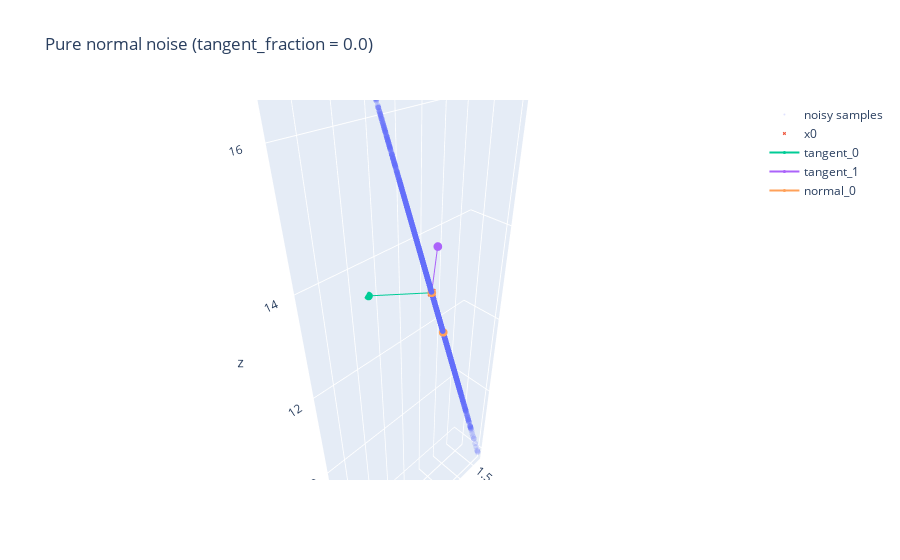
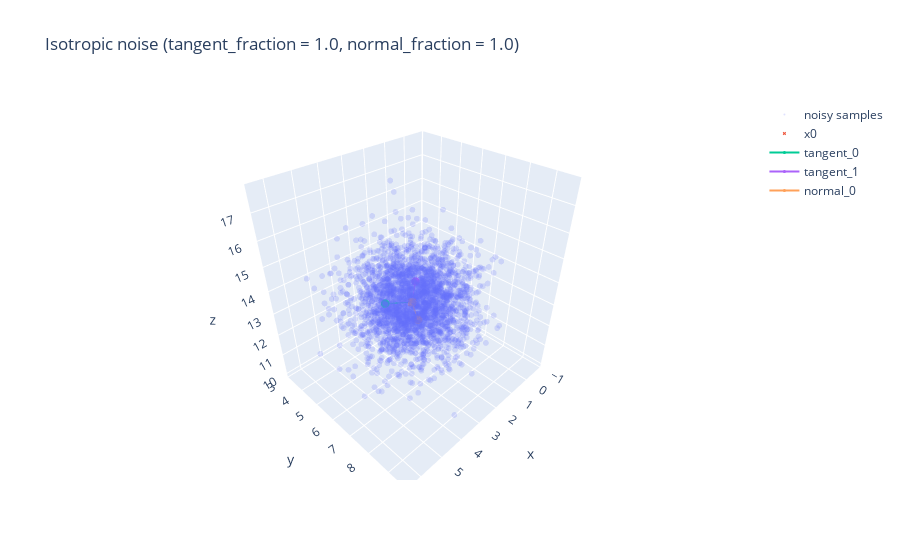
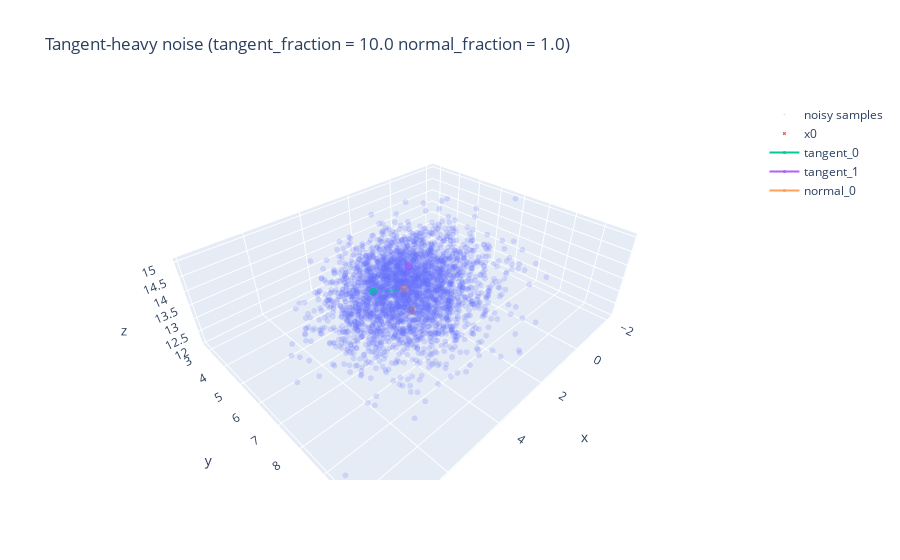
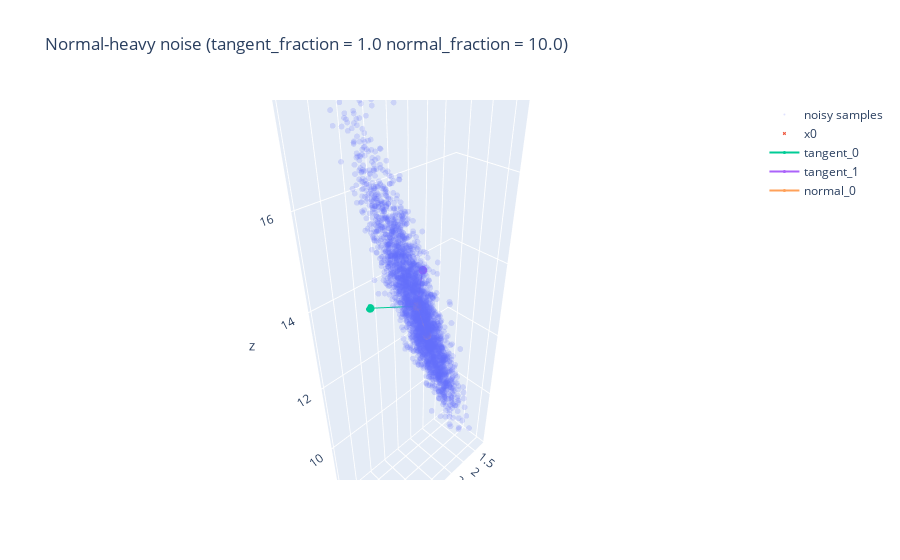

The code cell stored with these charts, in order, in its notebook:
### Markdown cell above
### Visualizing The Noise?

### Code cell
import numpy as np
import torch

import plotly.graph_objects as go

from src.generate_data import generate_dataset
from src.manifold_learning import estimate_tangent_normal_knn_pca
from src.diffusion import DiffusionExperiment

device = "cuda" if torch.cuda.is_available() else "cpu"
device

# Generate swiss roll data
data = generate_dataset(
    name="swiss_roll",
    n_samples=5000,
    embed_dim=3,
    noise_sigma=0.0,
    random_state=0,
)
X = data["X"]  # (N, 3)

# Estimate tangent/normal frames
frames = estimate_tangent_normal_knn_pca(
    X,
    intrinsic_dim=2,
    n_neighbors=32,
    include_self=True,
)

def build_exp(tangent_fraction, normal_fraction, mixed_noise=True):
    exp = DiffusionExperiment(
        X=X,
        local_frames=frames,
        tangent_fraction=tangent_fraction,
        normal_fraction=normal_fraction,
        mixed_noise=mixed_noise,
        num_timesteps=1000,
        batch_size=128,
        lr=1e-3,
        device=device,
    )
    return exp

def sample_noised_cloud(exp, point_idx, num_samples=2000):
    """
    exp: DiffusionExperiment
    point_idx: int, index in [0, N)
    num_samples: number of noisy samples to draw around that point
    """
    exp.model.eval()  # irrelevant for noiser, but fine

    idx = torch.tensor([point_idx], device=exp.device, dtype=torch.long)
    x0 = exp.X[idx]  # (1, D)

    all_noised = []

    for _ in range(num_samples):
        eps = exp.noiser(idx, x0)   # (1, D)
        x_noised = x0 + eps         # (1, D)
        all_noised.append(x_noised.detach().cpu().numpy())

    all_noised = np.concatenate(all_noised, axis=0)  # (num_samples, D)
    x0_np = x0.detach().cpu().numpy().reshape(-1)    # (D,)
    return x0_np, all_noised

def plot_noise_cloud_3d_plotly(x0, cloud, title=None):
    """
    x0: (3,) numpy array — the original point
    cloud: (num_samples, 3) — noised samples
    """
    fig = go.Figure()

    # noisy samples
    fig.add_trace(
        go.Scatter3d(
            x=cloud[:, 0],
            y=cloud[:, 1],
            z=cloud[:, 2],
            mode="markers",
            marker=dict(
                size=2,
                opacity=0.2,
            ),
            name="noisy samples",
        )
    )

    # original point
    fig.add_trace(
        go.Scatter3d(
            x=[x0[0]],
            y=[x0[1]],
            z=[x0[2]],
            mode="markers",
            marker=dict(
                size=6,
                symbol="star",
            ),
            name="x0",
        )
    )

    fig.update_layout(
        title=title or "Noise cloud",
        scene=dict(
            xaxis_title="x",
            yaxis_title="y",
            zaxis_title="z",
            aspectmode="data",
        ),
        showlegend=True,
    )

    fig.show()

def plot_noise_with_frames_plotly(exp, point_idx, cloud, title=None, scale=1.0):
    """
    exp: DiffusionExperiment
    point_idx: index of the point
    cloud: (num_samples, 3) numpy array
    scale: how long to draw the basis vectors
    """
    # get base point + frames
    idx = torch.tensor([point_idx], device=exp.device, dtype=torch.long)
    x0 = exp.X[idx].detach().cpu().numpy().reshape(-1)          # (3,)
    T = exp.tangent_bases[idx].detach().cpu().numpy()[0]        # (D, d_t)
    N = exp.normal_bases[idx].detach().cpu().numpy()[0]         # (D, d_n)

    fig = go.Figure()

    # noisy samples
    fig.add_trace(
        go.Scatter3d(
            x=cloud[:, 0],
            y=cloud[:, 1],
            z=cloud[:, 2],
            mode="markers",
            marker=dict(
                size=2,
                opacity=0.2,
            ),
            name="noisy samples",
        )
    )

    # base point
    fig.add_trace(
        go.Scatter3d(
            x=[x0[0]],
            y=[x0[1]],
            z=[x0[2]],
            mode="markers",
            marker=dict(
                size=3,
                symbol="x",
            ),
            name="x0",
        )
    )

    # tangent vectors (as line segments)
    for j in range(T.shape[1]):
        v = T[:, j] * scale
        fig.add_trace(
            go.Scatter3d(
                x=[x0[0], x0[0] + v[0]],
                y=[x0[1], x0[1] + v[1]],
                z=[x0[2], x0[2] + v[2]],
                mode="lines+markers",
                marker=dict(size=3),
                name=f"tangent_{j}",
            )
        )

    # normal vectors
    for j in range(N.shape[1]):
        v = N[:, j] * scale
        fig.add_trace(
            go.Scatter3d(
                x=[x0[0], x0[0] + v[0]],
                y=[x0[1], x0[1] + v[1]],
                z=[x0[2], x0[2] + v[2]],
                mode="lines+markers",
                marker=dict(size=3),
                name=f"normal_{j}",
            )
        )

    fig.update_layout(
        title=title or "Noise cloud with tangent/normal frames",
        scene=dict(
            xaxis_title="x",
            yaxis_title="y",
            zaxis_title="z",
            aspectmode="data",
        ),
        showlegend=True,
    )

    fig.show()
    
    # pick a single point on the swiss roll
point_idx = 1234  # or np.random.randint(0, X.shape[0])

# (a) pure normal noise: tangent_fraction = 0
exp_norm = build_exp(tangent_fraction=0.0, normal_fraction=1.0, mixed_noise=True)
x0_norm, cloud_norm = sample_noised_cloud(exp_norm, point_idx, num_samples=3000)
plot_noise_with_frames_plotly(
    exp_norm,
    point_idx,
    cloud_norm,
    title="Pure normal noise (tangent_fraction = 0.0)",
    scale=1.0,
)

# (b) isotropic: tangent_fraction = normal_fraction = 1
exp_iso = build_exp(tangent_fraction=1.0, normal_fraction=1.0, mixed_noise=True)
x0_iso, cloud_iso = sample_noised_cloud(exp_iso, point_idx, num_samples=3000)
plot_noise_with_frames_plotly(
    exp_iso,
    point_idx,
    cloud_iso,
    title="Isotropic noise (tangent_fraction = 1.0, normal_fraction = 1.0)",
    scale=1.0,
)

# (c) tangent-heavy: tangent_fraction = 4
exp_tan = build_exp(tangent_fraction=10.0, normal_fraction=1.0, mixed_noise=True)
x0_tan, cloud_tan = sample_noised_cloud(exp_tan, point_idx, num_samples=3000)
plot_noise_with_frames_plotly(
    exp_tan,
    point_idx,
    cloud_tan,
    title="Tangent-heavy noise (tangent_fraction = 10.0 normal_fraction = 1.0)",
    scale=1.0,
)


# (c) tangent-heavy: tangent_fraction = 4
exp_tan = build_exp(tangent_fraction=1.0, normal_fraction=10.0, mixed_noise=True)
x0_tan, cloud_tan = sample_noised_cloud(exp_tan, point_idx, num_samples=3000)
plot_noise_with_frames_plotly(
    exp_tan,
    point_idx,
    cloud_tan,
    title="Normal-heavy noise (tangent_fraction = 1.0 normal_fraction = 10.0)",
    scale=1.0,
)

# pick a single point on the swiss roll
point_idx = 1234  # or np.random.randint(0, X.shape[0])

### Figure 1 — Plotly figure (JSON) as saved in the notebook; plotly's stock layout.template omitted (floating-point values rounded to 4 significant figures; data arrays with more than 128 entries replaced by an {"elided": "..."} marker saying what was removed)
{"data": [{"marker": {"opacity": 0.2, "size": 2}, "mode": "markers", "name": "noisy samples", "type": "scatter3d", "x": {"elided": "3000 float values"}, "y": {"elided": "3000 float values"}, "z": {"elided": "3000 float values"}}, {"marker": {"size": 3, "symbol": "x"}, "mode": "markers", "name": "x0", "type": "scatter3d", "x": [3.113], "y": [6.545], "z": [13.56]}, {"marker": {"size": 3}, "mode": "lines+markers", "name": "tangent_0", "type": "scatter3d", "x": [3.113, 3.68], "y": [6.545, 5.741], "z": [13.56, 13.38]}, {"marker": {"size": 3}, "mode": "lines+markers", "name": "tangent_1", "type": "scatter3d", "x": [3.113, 2.345], "y": [6.545, 5.95], "z": [13.56, 13.8]}, {"marker": {"size": 3}, "mode": "lines+markers", "name": "normal_0", "type": "scatter3d", "x": [3.113, 2.813], "y": [6.545, 6.547], "z": [13.56, 12.6]}], "layout": {"scene": {"aspectmode": "data", "xaxis": {"title": {"text": "x"}}, "yaxis": {"title": {"text": "y"}}, "zaxis": {"title": {"text": "z"}}}, "showlegend": true, "title": {"text": "Pure normal noise (tangent_fraction = 0.0)"}}}

### Figure 2 — Plotly figure (JSON) as saved in the notebook; plotly's stock layout.template omitted (floating-point values rounded to 4 significant figures; data arrays with more than 128 entries replaced by an {"elided": "..."} marker saying what was removed)
{"data": [{"marker": {"opacity": 0.2, "size": 2}, "mode": "markers", "name": "noisy samples", "type": "scatter3d", "x": {"elided": "3000 float values"}, "y": {"elided": "3000 float values"}, "z": {"elided": "3000 float values"}}, {"marker": {"size": 3, "symbol": "x"}, "mode": "markers", "name": "x0", "type": "scatter3d", "x": [3.113], "y": [6.545], "z": [13.56]}, {"marker": {"size": 3}, "mode": "lines+markers", "name": "tangent_0", "type": "scatter3d", "x": [3.113, 3.68], "y": [6.545, 5.741], "z": [13.56, 13.38]}, {"marker": {"size": 3}, "mode": "lines+markers", "name": "tangent_1", "type": "scatter3d", "x": [3.113, 2.345], "y": [6.545, 5.95], "z": [13.56, 13.8]}, {"marker": {"size": 3}, "mode": "lines+markers", "name": "normal_0", "type": "scatter3d", "x": [3.113, 2.813], "y": [6.545, 6.547], "z": [13.56, 12.6]}], "layout": {"scene": {"aspectmode": "data", "xaxis": {"title": {"text": "x"}}, "yaxis": {"title": {"text": "y"}}, "zaxis": {"title": {"text": "z"}}}, "showlegend": true, "title": {"text": "Isotropic noise (tangent_fraction = 1.0, normal_fraction = 1.0)"}}}

### Figure 3 — Plotly figure (JSON) as saved in the notebook; plotly's stock layout.template omitted (floating-point values rounded to 4 significant figures; data arrays with more than 128 entries replaced by an {"elided": "..."} marker saying what was removed)
{"data": [{"marker": {"opacity": 0.2, "size": 2}, "mode": "markers", "name": "noisy samples", "type": "scatter3d", "x": {"elided": "3000 float values"}, "y": {"elided": "3000 float values"}, "z": {"elided": "3000 float values"}}, {"marker": {"size": 3, "symbol": "x"}, "mode": "markers", "name": "x0", "type": "scatter3d", "x": [3.113], "y": [6.545], "z": [13.56]}, {"marker": {"size": 3}, "mode": "lines+markers", "name": "tangent_0", "type": "scatter3d", "x": [3.113, 3.68], "y": [6.545, 5.741], "z": [13.56, 13.38]}, {"marker": {"size": 3}, "mode": "lines+markers", "name": "tangent_1", "type": "scatter3d", "x": [3.113, 2.345], "y": [6.545, 5.95], "z": [13.56, 13.8]}, {"marker": {"size": 3}, "mode": "lines+markers", "name": "normal_0", "type": "scatter3d", "x": [3.113, 2.813], "y": [6.545, 6.547], "z": [13.56, 12.6]}], "layout": {"scene": {"aspectmode": "data", "xaxis": {"title": {"text": "x"}}, "yaxis": {"title": {"text": "y"}}, "zaxis": {"title": {"text": "z"}}}, "showlegend": true, "title": {"text": "Tangent-heavy noise (tangent_fraction = 10.0 normal_fraction = 1.0)"}}}

### Figure 4 — Plotly figure (JSON) as saved in the notebook; plotly's stock layout.template omitted (floating-point values rounded to 4 significant figures; data arrays with more than 128 entries replaced by an {"elided": "..."} marker saying what was removed)
{"data": [{"marker": {"opacity": 0.2, "size": 2}, "mode": "markers", "name": "noisy samples", "type": "scatter3d", "x": {"elided": "3000 float values"}, "y": {"elided": "3000 float values"}, "z": {"elided": "3000 float values"}}, {"marker": {"size": 3, "symbol": "x"}, "mode": "markers", "name": "x0", "type": "scatter3d", "x": [3.113], "y": [6.545], "z": [13.56]}, {"marker": {"size": 3}, "mode": "lines+markers", "name": "tangent_0", "type": "scatter3d", "x": [3.113, 3.68], "y": [6.545, 5.741], "z": [13.56, 13.38]}, {"marker": {"size": 3}, "mode": "lines+markers", "name": "tangent_1", "type": "scatter3d", "x": [3.113, 2.345], "y": [6.545, 5.95], "z": [13.56, 13.8]}, {"marker": {"size": 3}, "mode": "lines+markers", "name": "normal_0", "type": "scatter3d", "x": [3.113, 2.813], "y": [6.545, 6.547], "z": [13.56, 12.6]}], "layout": {"scene": {"aspectmode": "data", "xaxis": {"title": {"text": "x"}}, "yaxis": {"title": {"text": "y"}}, "zaxis": {"title": {"text": "z"}}}, "showlegend": true, "title": {"text": "Normal-heavy noise (tangent_fraction = 1.0 normal_fraction = 10.0)"}}}
